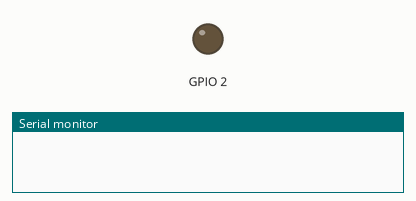
A program run on a simulated ESP32. On the bench: output pins drawn as LEDs (lit = HIGH), the last lines printed to the serial monitor.

Above: at 0.05 s.
At 4.75 s:
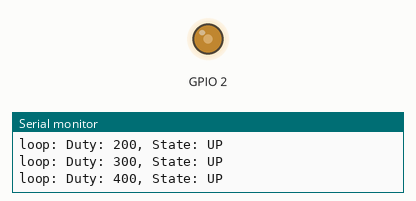
At 9.45 s:
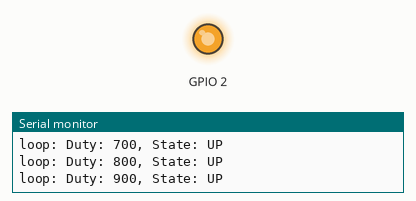
At 18.95 s:
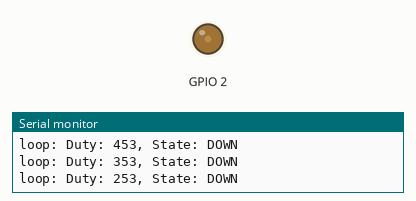
Timing chart, 0 to 27.3 s (numbered marks = the images above):
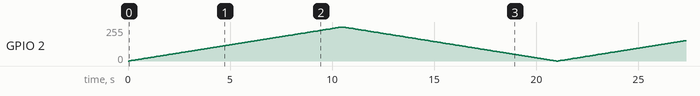

The program:

main.cpp
```cpp
// Author: Anthony Yalong
// Description: Creates a breathing LED effect using ESP-IDF LEDC PWM control.
//              LED fades up and down continuously with 50ms timing intervals.

#include <Arduino.h>
#include <driver/ledc.h>

// Hardware configuration
#define BAUDRATE 115200
#define PWM_GPIO_NUM GPIO_NUM_2 // Built-in LED pin
#define PWM_CHANNEL LEDC_CHANNEL_0
#define PWM_SPEED_MODE LEDC_LOW_SPEED_MODE
#define PWM_DUTY_RES LEDC_TIMER_10_BIT // 10-bit resolution (0-1023)
#define PWM_FREQ_HZ 1000
#define PWM_TIMER LEDC_TIMER_0
#define PWM_CLK_CONFIG LEDC_AUTO_CLK
#define PWM_MAX 1023 // Max duty for 10-bit resolution
#define PWM_DELAY_MS 50

// PWM LED control states
typedef enum
{
    LED_UP = 0,
    LED_DOWN,
} led_state_t;

// LED control object
typedef struct
{
    unsigned long prev_time; // Timing control
    int duty;                // Current PWM duty cycle
    int delay_ms;            // Update interval
    led_state_t led_state;   // Current fade direction
} pwm_control_t;

// Global control structure
pwm_control_t pwm_control;

// Error management
static bool system_error;

void setup()
{
    // Serial initialization
    Serial.begin(BAUDRATE);

    // Error management init
    system_error = false;
    esp_err_t ret;

    // PWM timer configuration
    ledc_timer_config_t timer_config = {
        .speed_mode = PWM_SPEED_MODE,
        .duty_resolution = PWM_DUTY_RES,
        .timer_num = PWM_TIMER,
        .freq_hz = PWM_FREQ_HZ,
        .clk_cfg = PWM_CLK_CONFIG,
    };
    ret = ledc_timer_config(&timer_config);
    if (ret != ESP_OK)
    {
        Serial.printf("setup: LEDC timer config failed: %s\n", esp_err_to_name(ret));
        system_error = true;
        return;
    }

    // PWM channel configuration
    ledc_channel_config_t channel_config = {
        .gpio_num = PWM_GPIO_NUM,
        .speed_mode = PWM_SPEED_MODE,
        .channel = PWM_CHANNEL,
        .timer_sel = PWM_TIMER,
        .duty = 0,
        .hpoint = 0,
    };
    ret = ledc_channel_config(&channel_config);
    if (ret != ESP_OK)
    {
        Serial.printf("setup: LEDC timer config failed: %s\n", esp_err_to_name(ret));
        system_error = true;
        return;
    }

    // PWM control initialization
    pwm_control.led_state = LED_UP;
    pwm_control.delay_ms = PWM_DELAY_MS;
    pwm_control.prev_time = millis();
    pwm_control.duty = 0;
}

void loop()
{
    if (system_error)
    {
        return;
    }

    unsigned long cur_time = millis();

    if (cur_time - pwm_control.prev_time > pwm_control.delay_ms)
    {
        pwm_control.prev_time = cur_time;

        switch (pwm_control.led_state)
        {
        case LED_UP:
            if (pwm_control.duty < PWM_MAX)
            {
                pwm_control.duty = (pwm_control.duty + 5) > PWM_MAX ? PWM_MAX : pwm_control.duty + 5;
            }
            else
            {
                pwm_control.led_state = LED_DOWN;
            }
            break;

        case LED_DOWN:
            if (pwm_control.duty > 0)
            {
                pwm_control.duty = (pwm_control.duty - 5) < 0 ? 0 : pwm_control.duty - 5;
            }
            else
            {
                pwm_control.led_state = LED_UP;
            }
            break;
        }

        // Update PWM duty cycle
        ledc_set_duty(PWM_SPEED_MODE, PWM_CHANNEL, pwm_control.duty);
        ledc_update_duty(PWM_SPEED_MODE, PWM_CHANNEL);

        static int step_counter = 0;
        if (++step_counter % 20 == 0)
        {
            Serial.printf("loop: Duty: %d, State: %s\n", pwm_control.duty,
                        (pwm_control.led_state == LED_UP) ? "UP" : "DOWN");
        }
    }
}
```
